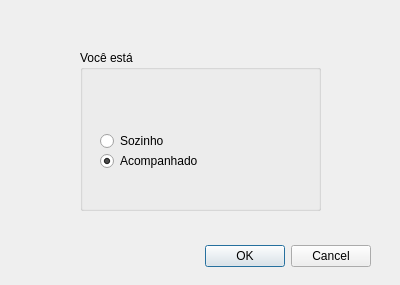
<?xml version="1.0" encoding="UTF-8"?>
<ui version="4.0">
 <class>Dialog</class>
 <widget class="QDialog" name="Dialog">
  <property name="geometry">
   <rect>
    <x>0</x>
    <y>0</y>
    <width>400</width>
    <height>285</height>
   </rect>
  </property>
  <property name="windowTitle">
   <string>Cadastro</string>
  </property>
  <widget class="QDialogButtonBox" name="buttonBox">
   <property name="geometry">
    <rect>
     <x>30</x>
     <y>240</y>
     <width>341</width>
     <height>32</height>
    </rect>
   </property>
   <property name="orientation">
    <enum>Qt::Horizontal</enum>
   </property>
   <property name="standardButtons">
    <set>QDialogButtonBox::Cancel|QDialogButtonBox::Ok</set>
   </property>
  </widget>
  <widget class="QGroupBox" name="groupBox">
   <property name="geometry">
    <rect>
     <x>80</x>
     <y>50</y>
     <width>241</width>
     <height>161</height>
    </rect>
   </property>
   <property name="title">
    <string>Você está</string>
   </property>
   <widget class="QRadioButton" name="alone">
    <property name="geometry">
     <rect>
      <x>20</x>
      <y>80</y>
      <width>221</width>
      <height>22</height>
     </rect>
    </property>
    <property name="text">
     <string>Sozinho</string>
    </property>
   </widget>
   <widget class="QRadioButton" name="couple">
    <property name="geometry">
     <rect>
      <x>20</x>
      <y>100</y>
      <width>221</width>
      <height>22</height>
     </rect>
    </property>
    <property name="text">
     <string>Acompanhado</string>
    </property>
    <property name="checked">
     <bool>true</bool>
    </property>
   </widget>
  </widget>
  <zorder>groupBox</zorder>
  <zorder>buttonBox</zorder>
 </widget>
 <resources/>
 <connections>
  <connection>
   <sender>buttonBox</sender>
   <signal>accepted()</signal>
   <receiver>Dialog</receiver>
   <slot>accept()</slot>
   <hints>
    <hint type="sourcelabel">
     <x>248</x>
     <y>254</y>
    </hint>
    <hint type="destinationlabel">
     <x>157</x>
     <y>274</y>
    </hint>
   </hints>
  </connection>
  <connection>
   <sender>buttonBox</sender>
   <signal>rejected()</signal>
   <receiver>Dialog</receiver>
   <slot>reject()</slot>
   <hints>
    <hint type="sourcelabel">
     <x>316</x>
     <y>260</y>
    </hint>
    <hint type="destinationlabel">
     <x>286</x>
     <y>274</y>
    </hint>
   </hints>
  </connection>
 </connections>
</ui>
